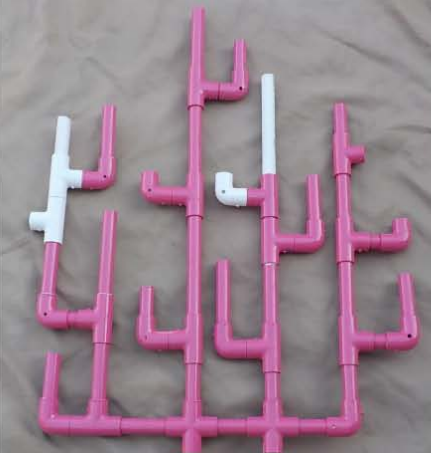
#> input picture images/after.png, 431 x 453 px, found by its file name
$ python changeRecog.py
#> lines starting #> are read from the running program, lines starting #| are printed output that depends on the picture; after the words box and inside, x2 and y2 are one past the last pixel; in counts of white or black regions, pixels touching at a corner belong together; pictures that were not available may be replaced by others from this repository, and a replacement may not be noted
import cv2
import numpy as np

MAX_FEATURES = 1000
GOOD_MATCH_PERCENT = 0.5


def alignImages(im1, im2):

    # Detect ORB features and  descriptors.
    orb = cv2.ORB_create(MAX_FEATURES)
    keypoints1, descriptors1 = orb.detectAndCompute(im1, None)
    keypoints2, descriptors2 = orb.detectAndCompute(im2, None)

    # Match features.
    matcher = cv2.DescriptorMatcher_create(cv2.DESCRIPTOR_MATCHER_BRUTEFORCE_HAMMING)
    matches = matcher.match(descriptors1, descriptors2, None)

    # Sort matches
    matches.sort(key=lambda x: x.distance, reverse=False)

    # Remove not so good matches
    numGoodMatches = int(len(matches) * GOOD_MATCH_PERCENT)
    matches = matches[:numGoodMatches]

    # Draw top matches
    imMatches = cv2.drawMatches(im1, keypoints1, im2, keypoints2, matches, None)

    # Extract location of good matches
    points1 = np.zeros((len(matches), 2), dtype=np.float32)
    points2 = np.zeros((len(matches), 2), dtype=np.float32)

    for i, match in enumerate(matches):
        points1[i, :] = keypoints1[match.queryIdx].pt
        points2[i, :] = keypoints2[match.trainIdx].pt

    # Find homography
    h, mask = cv2.findHomography(points1, points2, cv2.RANSAC)

    # Use homography
    height, width,channel= im2.shape
    im1Reg = cv2.warpPerspective(im1, h, (width, height))

    return im1Reg


e1 = cv2.getTickCount()

if __name__ == '__main__':

  # Read images
  im = cv2.imread("after.png", cv2.IMREAD_COLOR)
#> im is the input picture: shape (453, 431, 3); mean B, G, R 143.3, 130.2, 152.8
  imReference = cv2.imread("before.png", cv2.IMREAD_COLOR)

  #removing background
  lower_red = np.array([140, 60, 150])
  upper_red = np.array([360, 360, 360])
  lower_blue = np.array([98, 0, 205])
  upper_blue = np.array([122, 59, 360])

  hsv_before = cv2.cvtColor(imReference, cv2.COLOR_BGR2HSV)
#> hsv_before: shape (453, 431, 3); mean H, S, V 134.3, 36.7, 153.8
  hsv_after = cv2.cvtColor(im, cv2.COLOR_BGR2HSV)
  # maskes
  mask_red1 = cv2.inRange(hsv_before, lower_red, upper_red)
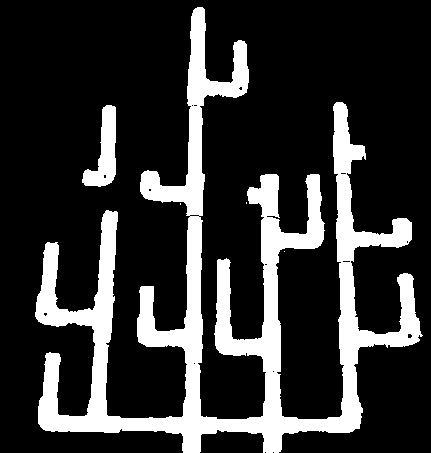
#> mask_red1: shape (453, 431); 19.9% white; 5 white regions (3 under 20 px), largest, box (x1, y1, x2, y2) and area: (35, 7, 423, 453) 37353, (82, 105, 116, 187) 1435
  mask_red2 = cv2.inRange(hsv_after, lower_red, upper_red)
  mask_blue1 = cv2.inRange(hsv_before, lower_blue, upper_blue)
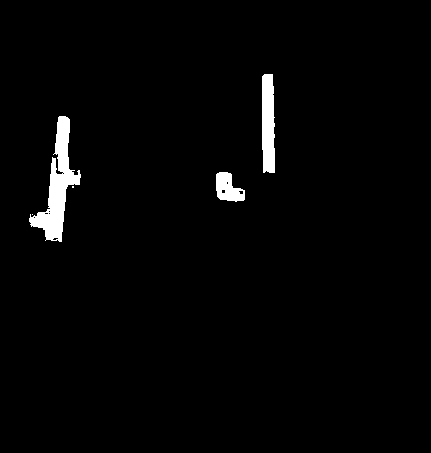
#> mask_blue1: shape (453, 431); 2.1% white; 5 white regions (2 under 20 px), largest, box (x1, y1, x2, y2) and area: (29, 116, 81, 242) 2306, (262, 74, 275, 173) 1178, (216, 172, 245, 202) 574
  mask_blue2 = cv2.inRange(hsv_after, lower_blue, upper_blue)
  whole_before = cv2.bitwise_or(mask_red1, mask_blue1)
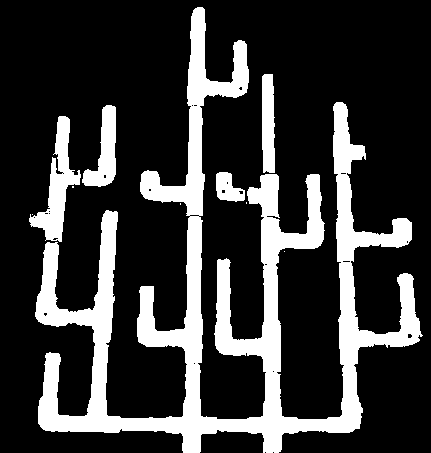
#> whole_before: shape (453, 431); 22% white; 10 white regions (5 under 20 px), largest, box (x1, y1, x2, y2) and area: (35, 7, 423, 453) 37353, (29, 116, 81, 242) 2306, (82, 105, 116, 187) 1435, (262, 74, 275, 173) 1178, (216, 172, 245, 202) 574
  whole_after = cv2.bitwise_or(mask_red2, mask_blue2)
  #two images after removing background
  before = cv2.bitwise_and(imReference, imReference, mask=whole_before)
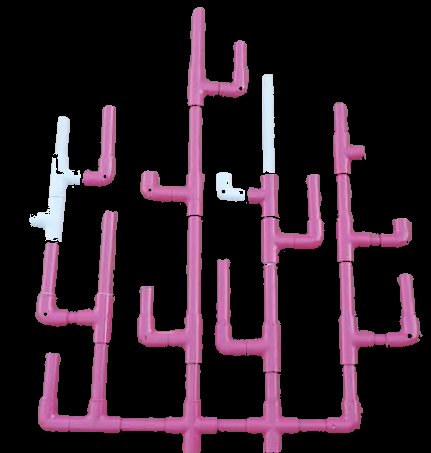
#> before: shape (453, 431, 3); mean B, G, R 36.8, 26.3, 42.5
  after = cv2.bitwise_or(im, im, mask=whole_after)

 #align taken img
  beforeAligned = alignImages(before, after)
#> in alignImages, `keypoints1, descriptors1 = orb.detectAndCompute(im1, None)`: keypoints1 = 959 keypoints; strongest (x, y, size): (241, 191, 31), (244, 192, 31), (243, 190, 31), (53, 159, 31)
#> in alignImages, `keypoints2, descriptors2 = orb.detectAndCompute(im2, None)`: keypoints2 has the same summary as keypoints1
#> in alignImages, `matches = matcher.match(descriptors1, descriptors2, None)`: matches = 959 matches
#> (the run stopped early here; a loop or call above may not have finished)
